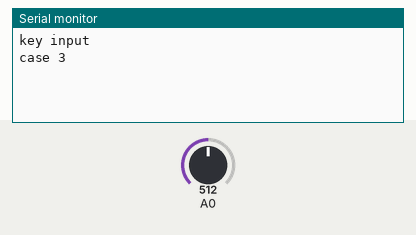
This sketch was run on a simulated Arduino Uno, built with avr-gcc and run on an emulated ATmega328P. Parts: the last lines printed to the serial monitor. The test bench sets the inputs (shaded band); at power-on: A0 = 512.

Above: at 1.2 s.
1.3 s: A0 set to 716
At 2.3 s:
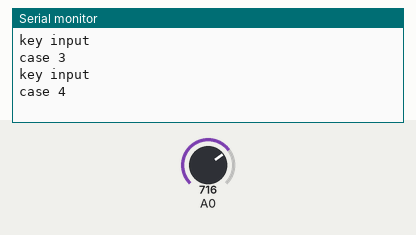
2.8 s: A0 set to 306
At 3.4 s:
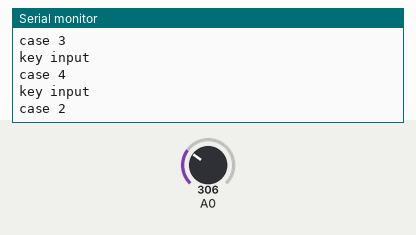

Measured:
- after the input at 1.3 s, the serial monitor: prints a new line after 0.07 s (image 1)
- after the input at 2.8 s, the serial monitor: prints a new line after 0.06 s (image 2)

The sketch:

sketch_jan24a.ino
```cpp
#include <SoftwareSerial.h>

#define LEDR 9
#define LEDG 10
#define LEDB 11

int adc_key_val[5] = {30, 150, 360, 535, 760};
int NUM_KEYS = 5;
int adc_key_in;
int key = -1;
int oldkey = -1;

void setup()
{
  Serial.begin(9600);
}
void loop() {
  adc_key_in = analogRead(0);      // read the value from the sensor
  key = get_key(adc_key_in);       // convert into key press

  if (key != oldkey) {      // if keypress is detected
    delay(50);               // wait for debounce time
    adc_key_in = analogRead(0);    // read the value from the sensor
    key = get_key(adc_key_in);     // convert into key press
    if (key != oldkey) {
      oldkey = key;

      if (key >= 0) {
        Serial.println("key input");
        switch (key)
        {
          case 0:
              Serial.println("case 0");
            break;

          case 1:
              Serial.println("case 1");
            break;

          case 2:
              Serial.println("case 2");
            break;

          case 3:
              Serial.println("case 3");
            break;

          case 4:
              Serial.println("case 4");
            break;
        }
      }
    }
  }
  delay(10);
}

// Convert ADC value to key number
int get_key(unsigned int input) {
  int k;
  for (k = 0; k < NUM_KEYS; k++) {
    if (input < adc_key_val[k]) {
      return k;
    }
  }
  if (k >= NUM_KEYS) k = -1;  // No valid key pressed
  return k;
}
```
